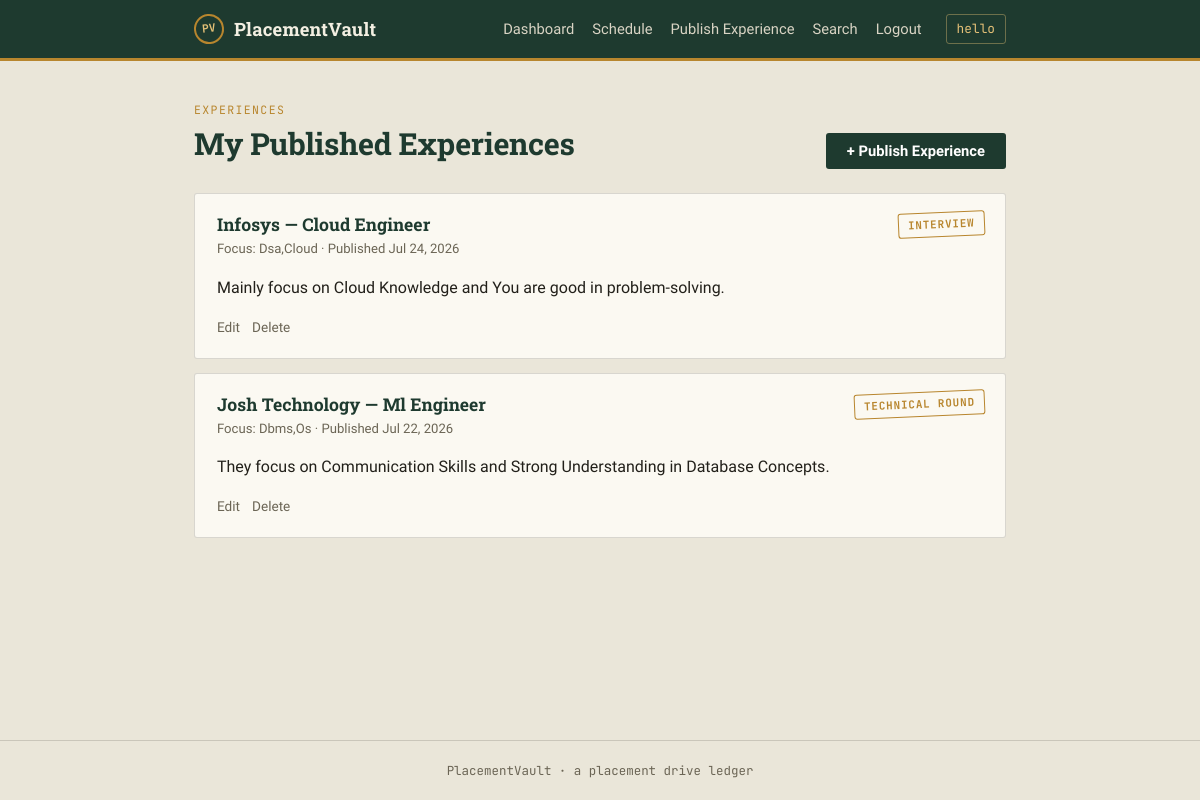
Page /experience/ (signed in) on the committed database.
### placementvault/models.py (models this page shows, shortened)
class Experience(models.Model):
    user = models.ForeignKey(User, on_delete=models.CASCADE, related_name='experiences')
    company_name = models.CharField(max_length=150)
    role = models.CharField(max_length=150)
    interview_round = models.CharField(max_length=150)
    focus_subject = models.CharField(max_length=150)
    experience_text = models.TextField()
    created_at = models.DateTimeField(auto_now_add=True)
    class Meta:
        ordering = ['-created_at']

### placementvault/views.py (the view)
# urls.py: path('experience/', views.experience_list, name='experience_list'),
@login_required
def experience_list(request):
    experiences = Experience.objects.filter(user=request.user)
    return render(request, 'experience_list.html', {'experiences': experiences})

### templates/experience_list.html (shortened to what this page needs)
{% extends 'base.html' %}
{% block content %}
<div class="page-header">
    <div>
        <p class="eyebrow">Experiences</p>
        <h1>My Published Experiences</h1>
    </div>
    <a href="{% url 'experience_add' %}" class="btn btn-primary">+ Publish Experience</a>
</div>
{% if experiences %}
<div class="card-list">
    {% for e in experiences %}
    <div class="exp-card">
        <span class="stamp stamp-tilt">{{ e.interview_round }}</span>
        <h3>{{ e.company_name }} &mdash; {{ e.role }}</h3>
        <p class="exp-meta">Focus: {{ e.focus_subject }} &middot; Published {{ e.created_at|date:"M d, Y" }}</p>
        <p>{{ e.experience_text|truncatewords:40 }}</p>
        <div class="row-actions">
            <a href="{% url 'experience_edit' e.pk %}">Edit</a>
            <a href="{% url 'experience_delete' e.pk %}" class="text-danger">Delete</a>
        </div>
    </div>
    {% endfor %}
</div>
{% else %}
<p class="empty-state">You haven't published any experiences yet. <a href="{% url 'experience_add' %}">Share your first one</a>.</p>
{% endif %}
{% endblock %}

### templates/base.html (shortened to what this page needs)
{% load static %}<!DOCTYPE html>
<html lang="en">
<head>
    <link rel="stylesheet" href="{% static 'css/style.css' %}">
</head>
<body>
    <header class="site-header">
        <div class="wrap header-inner">
            <a href="{% url 'dashboard' %}" class="brand">
                <span class="brand-mark">PV</span>
                <span class="brand-text">PlacementVault</span>
            </a>
            {% if user.is_authenticated %}
            <nav class="nav-links">
                <a href="{% url 'dashboard' %}">Dashboard</a>
                <a href="{% url 'schedule_list' %}">Schedule</a>
                <a href="{% url 'experience_add' %}">Publish Experience</a>
                <a href="{% url 'search_company' %}">Search</a>
                <a href="{% url 'logout' %}">Logout</a>
            </nav>
            <span class="welcome-user">{{ user.username }}</span>
            {% endif %}
        </div>
    </header>
    <main class="wrap page">
        {% block content %}{% endblock %}
    </main>
    <footer class="site-footer">
        <div class="wrap">
            <p>PlacementVault &middot; a placement drive ledger</p>
        </div>
    </footer>
</body>
</html>

### static/css/style.css (style rules this page uses)
:root { --ink-green: #1E3A2F; --ink-green-dark: #142822; --parchment: #EAE6D9; --card: #FBF9F2; --gold: #B8862E; --gold-light: #E4C077; --text-primary: #22201A; --text-muted: #6B6555; --danger: #8C2F2F; --danger-light: #F4E4E1; --success: #2F5B3F; --success-light: #E4EEE3; --border: rgba(34, 32, 26, 0.16); --border-strong: rgba(34, 32, 26, 0.28); --font-display: 'Roboto Slab', 'Georgia', serif; --font-body: 'Work Sans', -apple-system, sans-serif; --font-mono: 'JetBrains Mono', 'Courier New', monospace; --radius: 3px; }
* { box-sizing: border-box; }
html { -webkit-text-size-adjust: 100%; }
body { margin: 0; background: var(--parchment); color: var(--text-primary); font-family: var(--font-body); font-size: 16px; line-height: 1.55; min-height: 100vh; display: flex; flex-direction: column; }
.wrap { width: 100%; max-width: 860px; margin: 0 auto; padding: 0 24px; }
h1, h2, h3 { font-family: var(--font-display); font-weight: 700; color: var(--ink-green); line-height: 1.2; margin: 0 0 8px; }
h1 { font-size: 1.9rem; letter-spacing: -0.01em; }
h3 { font-size: 1.1rem; }
a { color: var(--ink-green); text-decoration: none; }
.text-danger { color: var(--danger); }
.site-header { background: var(--ink-green); border-bottom: 3px solid var(--gold); }
.header-inner { display: flex; align-items: center; gap: 24px; padding: 14px 24px; flex-wrap: wrap; }
.brand { display: flex; align-items: center; gap: 10px; font-family: var(--font-display); font-weight: 700; color: #F3EFE2 !important; font-size: 1.15rem; letter-spacing: 0.01em; margin-right: auto; }
.brand-mark { display: inline-flex; align-items: center; justify-content: center; width: 30px; height: 30px; border: 2px solid var(--gold); border-radius: 50%; font-family: var(--font-mono); font-size: 0.7rem; color: var(--gold-light); transform: rotate(-6deg); }
.nav-links { display: flex; gap: 18px; flex-wrap: wrap; }
.nav-links a { color: #D9D4C4 !important; font-size: 0.92rem; font-weight: 500; }
.welcome-user { font-family: var(--font-mono); font-size: 0.8rem; color: var(--gold-light); border: 1px solid rgba(228, 192, 119, 0.4); padding: 4px 10px; border-radius: var(--radius); }
.page { flex: 1; padding: 40px 24px 60px; }
.eyebrow { font-family: var(--font-mono); text-transform: uppercase; letter-spacing: 0.12em; font-size: 0.72rem; color: var(--gold); margin: 0 0 6px; }
.page-header { display: flex; justify-content: space-between; align-items: flex-end; gap: 16px; margin-bottom: 24px; flex-wrap: wrap; }
.site-footer { border-top: 1px solid var(--border); padding: 20px 24px; text-align: center; }
.site-footer p { font-family: var(--font-mono); font-size: 0.78rem; color: var(--text-muted); margin: 0; }
.btn { display: inline-flex; align-items: center; justify-content: center; font-family: var(--font-body); font-weight: 600; font-size: 0.92rem; padding: 10px 20px; border-radius: var(--radius); border: 1px solid transparent; cursor: pointer; text-decoration: none; line-height: 1; }
.btn-primary { background: var(--ink-green); color: #fff; }
.stamp { display: inline-block; font-family: var(--font-mono); font-size: 0.68rem; font-weight: 700; text-transform: uppercase; letter-spacing: 0.08em; color: var(--gold); border: 1.5px solid var(--gold); border-radius: var(--radius); padding: 3px 9px; white-space: nowrap; }
.stamp-tilt { transform: rotate(-2.5deg); }
.card-list { display: flex; flex-direction: column; gap: 14px; }
.exp-card { position: relative; background: var(--card); border: 1px solid var(--border); border-radius: var(--radius); padding: 20px 22px; }
.exp-card .stamp { position: absolute; top: 18px; right: 20px; }
.exp-card h3 { margin-bottom: 4px; padding-right: 90px; }
.exp-meta { font-size: 0.82rem; color: var(--text-muted); margin-top: 0; }
.row-actions { display: flex; gap: 12px; font-size: 0.85rem; }
.row-actions a { color: var(--text-muted); }

### rows in the picture
Experience: interview_round "INTERVIEW", company_name "Infosys", role "Cloud Engineer", focus_subject "Dsa,Cloud", created_at "Jul 24, 2026", experience_text "Mainly focus on Cloud Knowledge and You are good in problem-solving."
Experience: interview_round "TECHNICAL ROUND", company_name "Josh Technology", role "Ml Engineer", focus_subject "Dbms,Os", created_at "Jul 22, 2026", experience_text "They focus on Communication Skills and Strong Understanding in Database Concepts."

### other values in the picture
{{ user.username }} "hello"
